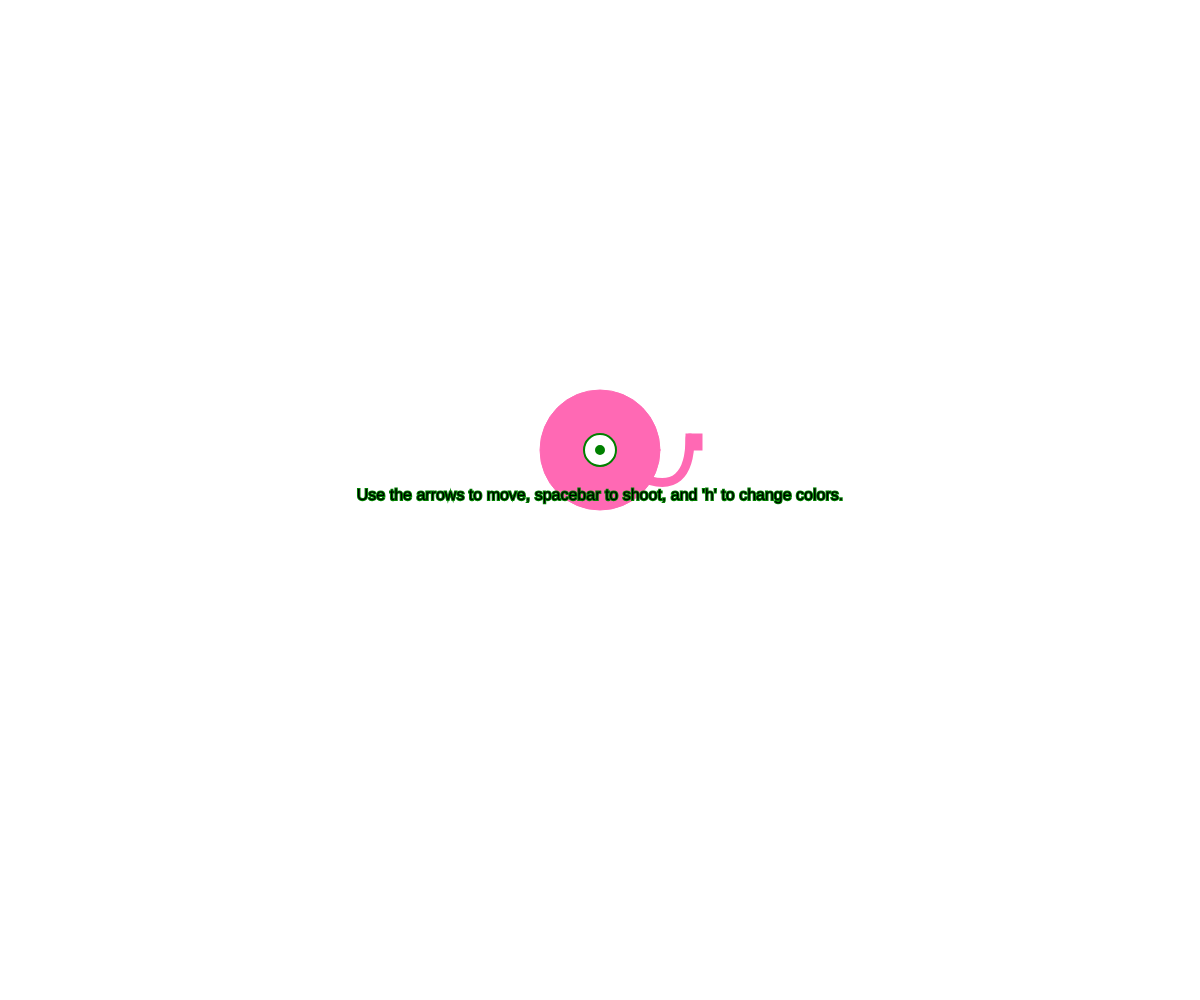
Frame 1 (no input)
Frame 60 (no input): identical to frame 1, image omitted
Frame 120 (the mouse pressed at the canvas centre since frame 60): identical to frame 1, image omitted

The p5.js sketch that drew this single still picture (run headless with seeded random() and noise() and a simulated clock; from frame 60 on, the mouse is pressed at the canvas centre):

// p5.js sketch
// ── sketch.js
const canvasWidth = window.innerWidth;
const canvasHeight = window.innerHeight; 

let color = 'white';
const bubbles = [];
let x = canvasWidth / 2;
let y = canvasHeight / 2 - 50;
let d = 50;
let color1 = 'hotpink';
let color2 = 'green';
const palette = [ '#78924e', '#924e78', '#4e7892', '#fffd82', '#ff9b71'];
function setup() {
    createCanvas(canvasWidth, canvasHeight);

    // circle(x, y, 50);

    displayMessage();
}
function randInt(min, max) { 
	// min and max included 
	return Math.floor(Math.random() * (max - min + 1) + min);
}
function shoot() {
    // 1. When you drag your mouse, create a bubble 
    //    object and add it to the "bubbles" list.
    const bubble = {
        x: x,
        y: y,
        d: 15,
        speed: 15
    }
    bubbles.push(bubble)
}

function draw() {
    clear();
    // 2. loop through the bubbles list and draw / animate each bubble:
    for (const bubble of bubbles) {
        circle(bubble.x, bubble.y, bubble.d);
        bubble.x -= bubble.speed;
    }

    stroke(color1);
        strokeWeight(9);
        fill('nofill');
        curve(
            x, y-100,
            x, y,
            x+(80+10), y-12,
            x, y-500
        )
        fill(color2);
        rect(x+(80+10), y-12, 80*.1)
        fill(color1);
        strokeWeight(1);
        circle(x, y, 80*1.5);
        fill('white');
        stroke(color2);
        strokeWeight(2);
        circle(x, y, 80*.4);
        fill(color2);
        circle(x, y, 80*.1);
 

    // message:
    displayMessage();

}


function moveController(ev) {
    console.log(ev.code);
    if (ev.code == 'ArrowDown') {
        y += 8;
    } else if (ev.code == 'ArrowUp') {
        y -= 8;
    } else if (ev.code == 'Space') {
        shoot();
    } else if (ev.code == 'ArrowRight') {
        x += 8;
    } else if (ev.code == 'ArrowLeft') {
        x -= 8;
    } else if (ev.code == 'ArrowUp') {
        y -= 8;
    } else if (ev.code == 'KeyH') {
        const idx = randInt(0, palette.length - 2);
        color1 = palette[idx];
    }
    
    // message
   displayMessage();
}

function displayMessage() {
    fill('black');
     textAlign(CENTER);
     textSize(16);
     text("Use the arrows to move, spacebar to shoot, and 'h' to change colors.", canvasWidth/2, canvasHeight/2);
}

// Add event listener on keydown
document.addEventListener('keydown', moveController);
